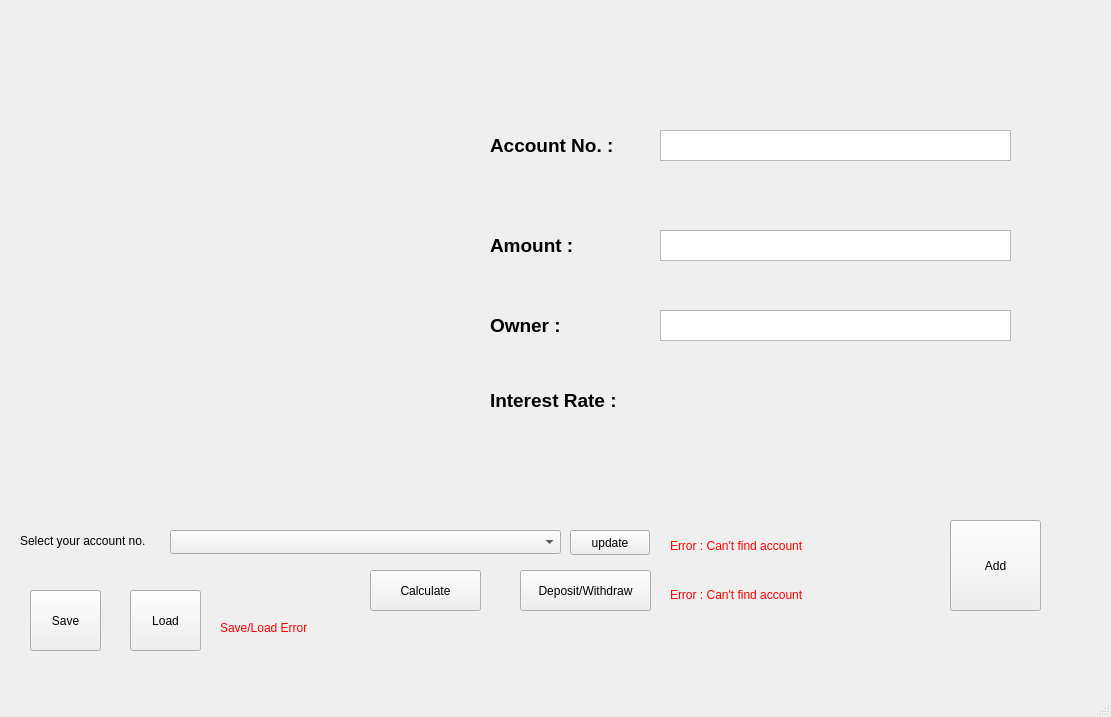
<?xml version="1.0" encoding="UTF-8"?>
<ui version="4.0">
 <class>MainWindow</class>
 <widget class="QMainWindow" name="MainWindow">
  <property name="geometry">
   <rect>
    <x>0</x>
    <y>0</y>
    <width>1111</width>
    <height>717</height>
   </rect>
  </property>
  <property name="windowTitle">
   <string>MainWindow</string>
  </property>
  <property name="styleSheet">
   <string notr="true">QLabel{
background:none;
}</string>
  </property>
  <widget class="QWidget" name="centralWidget">
   <widget class="QLabel" name="BankLogoImg">
    <property name="geometry">
     <rect>
      <x>30</x>
      <y>100</y>
      <width>421</width>
      <height>391</height>
     </rect>
    </property>
    <property name="styleSheet">
     <string notr="true">background:none;
</string>
    </property>
    <property name="text">
     <string/>
    </property>
   </widget>
   <widget class="QLabel" name="AccountNoLabel">
    <property name="geometry">
     <rect>
      <x>490</x>
      <y>120</y>
      <width>161</width>
      <height>51</height>
     </rect>
    </property>
    <property name="styleSheet">
     <string notr="true">background:none;
</string>
    </property>
    <property name="text">
     <string>&lt;html&gt;&lt;head/&gt;&lt;body&gt;&lt;p&gt;&lt;span style=&quot; font-size:14pt; font-weight:600;&quot;&gt;Account No. :&lt;/span&gt;&lt;/p&gt;&lt;/body&gt;&lt;/html&gt;</string>
    </property>
   </widget>
   <widget class="QTextBrowser" name="showAccountNO">
    <property name="geometry">
     <rect>
      <x>660</x>
      <y>130</y>
      <width>351</width>
      <height>31</height>
     </rect>
    </property>
   </widget>
   <widget class="QLabel" name="AmountLabel">
    <property name="geometry">
     <rect>
      <x>490</x>
      <y>220</y>
      <width>141</width>
      <height>51</height>
     </rect>
    </property>
    <property name="styleSheet">
     <string notr="true">background:none;
</string>
    </property>
    <property name="text">
     <string>&lt;html&gt;&lt;head/&gt;&lt;body&gt;&lt;p&gt;&lt;span style=&quot; font-size:14pt; font-weight:600;&quot;&gt;Amount :&lt;/span&gt;&lt;/p&gt;&lt;/body&gt;&lt;/html&gt;</string>
    </property>
   </widget>
   <widget class="QTextBrowser" name="showAmount">
    <property name="geometry">
     <rect>
      <x>660</x>
      <y>230</y>
      <width>351</width>
      <height>31</height>
     </rect>
    </property>
   </widget>
   <widget class="QLabel" name="OwnerLabel">
    <property name="geometry">
     <rect>
      <x>490</x>
      <y>300</y>
      <width>161</width>
      <height>51</height>
     </rect>
    </property>
    <property name="styleSheet">
     <string notr="true">background:none;
</string>
    </property>
    <property name="text">
     <string>&lt;html&gt;&lt;head/&gt;&lt;body&gt;&lt;p&gt;&lt;span style=&quot; font-size:14pt; font-weight:600;&quot;&gt;Owner :&lt;/span&gt;&lt;/p&gt;&lt;/body&gt;&lt;/html&gt;</string>
    </property>
   </widget>
   <widget class="QTextBrowser" name="showowner">
    <property name="geometry">
     <rect>
      <x>660</x>
      <y>310</y>
      <width>351</width>
      <height>31</height>
     </rect>
    </property>
   </widget>
   <widget class="QLabel" name="IRLabel">
    <property name="geometry">
     <rect>
      <x>490</x>
      <y>380</y>
      <width>171</width>
      <height>41</height>
     </rect>
    </property>
    <property name="styleSheet">
     <string notr="true">background:none;
</string>
    </property>
    <property name="text">
     <string>&lt;html&gt;&lt;head/&gt;&lt;body&gt;&lt;p&gt;&lt;span style=&quot; font-size:14pt; font-weight:600;&quot;&gt;Interest Rate :&lt;/span&gt;&lt;/p&gt;&lt;/body&gt;&lt;/html&gt;</string>
    </property>
   </widget>
   <widget class="QLabel" name="ShowIR">
    <property name="geometry">
     <rect>
      <x>680</x>
      <y>380</y>
      <width>101</width>
      <height>31</height>
     </rect>
    </property>
    <property name="styleSheet">
     <string notr="true">background:none;
font: 12pt &quot;MS Shell Dlg 2&quot;;
</string>
    </property>
    <property name="text">
     <string>&lt;html&gt;&lt;head/&gt;&lt;body&gt;&lt;p&gt;&lt;br/&gt;&lt;/p&gt;&lt;/body&gt;&lt;/html&gt;</string>
    </property>
   </widget>
   <widget class="QLabel" name="BankName">
    <property name="geometry">
     <rect>
      <x>40</x>
      <y>20</y>
      <width>301</width>
      <height>61</height>
     </rect>
    </property>
    <property name="styleSheet">
     <string notr="true">font: 16pt &quot;MS Shell Dlg 2&quot;;
background:none;
</string>
    </property>
    <property name="text">
     <string>&lt;html&gt;&lt;head/&gt;&lt;body&gt;&lt;p&gt;&lt;span style=&quot; font-size:16pt; font-weight:600;&quot;&gt;&lt;br/&gt;&lt;/span&gt;&lt;/p&gt;&lt;/body&gt;&lt;/html&gt;</string>
    </property>
   </widget>
   <widget class="QPushButton" name="AddAccButton">
    <property name="geometry">
     <rect>
      <x>950</x>
      <y>520</y>
      <width>91</width>
      <height>91</height>
     </rect>
    </property>
    <property name="text">
     <string>Add</string>
    </property>
   </widget>
   <widget class="QPushButton" name="update">
    <property name="geometry">
     <rect>
      <x>570</x>
      <y>530</y>
      <width>80</width>
      <height>25</height>
     </rect>
    </property>
    <property name="text">
     <string>update</string>
    </property>
   </widget>
   <widget class="QLabel" name="selectpls">
    <property name="geometry">
     <rect>
      <x>20</x>
      <y>530</y>
      <width>141</width>
      <height>21</height>
     </rect>
    </property>
    <property name="styleSheet">
     <string notr="true">background:none;
</string>
    </property>
    <property name="text">
     <string>Select your account no.</string>
    </property>
   </widget>
   <widget class="QLabel" name="updateerror">
    <property name="geometry">
     <rect>
      <x>670</x>
      <y>535</y>
      <width>161</width>
      <height>21</height>
     </rect>
    </property>
    <property name="styleSheet">
     <string notr="true">background:none;
color:red;</string>
    </property>
    <property name="text">
     <string>Error : Can't find account</string>
    </property>
   </widget>
   <widget class="QPushButton" name="depwitbutton">
    <property name="geometry">
     <rect>
      <x>520</x>
      <y>570</y>
      <width>131</width>
      <height>41</height>
     </rect>
    </property>
    <property name="text">
     <string>Deposit/Withdraw</string>
    </property>
   </widget>
   <widget class="QLabel" name="deperror">
    <property name="geometry">
     <rect>
      <x>670</x>
      <y>580</y>
      <width>151</width>
      <height>31</height>
     </rect>
    </property>
    <property name="styleSheet">
     <string notr="true">background:none;
color:red;</string>
    </property>
    <property name="text">
     <string>&lt;html&gt;&lt;head/&gt;&lt;body&gt;&lt;p&gt;Error : Can't find account&lt;/p&gt;&lt;/body&gt;&lt;/html&gt;</string>
    </property>
   </widget>
   <widget class="QPushButton" name="pushButton">
    <property name="geometry">
     <rect>
      <x>370</x>
      <y>570</y>
      <width>111</width>
      <height>41</height>
     </rect>
    </property>
    <property name="text">
     <string>Calculate</string>
    </property>
   </widget>
   <widget class="QComboBox" name="accnoinput">
    <property name="geometry">
     <rect>
      <x>170</x>
      <y>530</y>
      <width>391</width>
      <height>24</height>
     </rect>
    </property>
   </widget>
   <widget class="QPushButton" name="Save">
    <property name="geometry">
     <rect>
      <x>30</x>
      <y>590</y>
      <width>71</width>
      <height>61</height>
     </rect>
    </property>
    <property name="text">
     <string>Save</string>
    </property>
   </widget>
   <widget class="QPushButton" name="pushButton_2">
    <property name="geometry">
     <rect>
      <x>130</x>
      <y>590</y>
      <width>71</width>
      <height>61</height>
     </rect>
    </property>
    <property name="text">
     <string>Load</string>
    </property>
   </widget>
   <widget class="QLabel" name="saveloaderror">
    <property name="geometry">
     <rect>
      <x>220</x>
      <y>620</y>
      <width>161</width>
      <height>16</height>
     </rect>
    </property>
    <property name="styleSheet">
     <string notr="true">background:none;
color : red;
</string>
    </property>
    <property name="text">
     <string>Save/Load Error</string>
    </property>
   </widget>
  </widget>
  <widget class="QMenuBar" name="menuBar">
   <property name="geometry">
    <rect>
     <x>0</x>
     <y>0</y>
     <width>1111</width>
     <height>25</height>
    </rect>
   </property>
  </widget>
  <widget class="QStatusBar" name="statusBar"/>
 </widget>
 <layoutdefault spacing="6" margin="11"/>
 <resources/>
 <connections/>
 <slots>
  <slot>BankLogoChange()</slot>
 </slots>
</ui>
